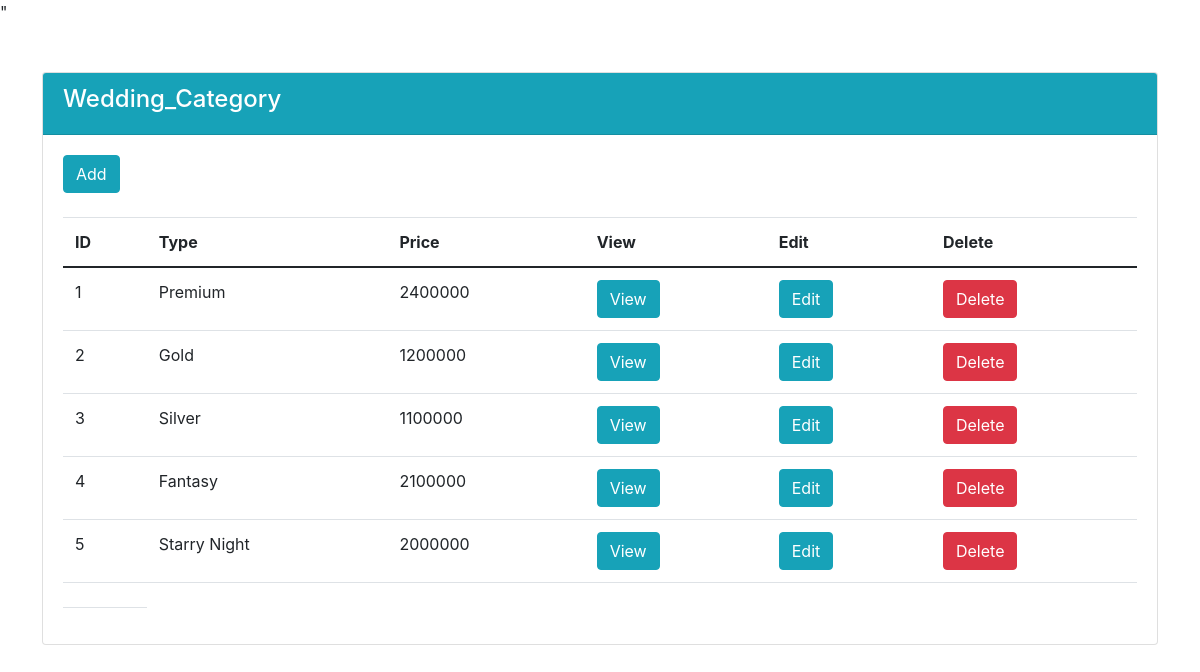
Page /Wedding_category.php on the committed database.
### tables this page shows
CREATE TABLE `wedding_category` (
  `ID` int(11) NOT NULL,
  `Type` varchar(120) DEFAULT NULL,
  `Price` int(11) DEFAULT NULL,
  `Image` varchar(120) DEFAULT NULL
);

### Wedding_category.php (the view, shortened to what this page needs)
<!doctype html>
<html lang="en">
  <head>
  <link rel="stylesheet" href="https://cdn.jsdelivr.net/npm/bootstrap@5.0.2/dist/css/bootstrap.min.css" rel="stylesheet">"
    <link rel="stylesheet" href="https://cdn.jsdelivr.net/npm/bootstrap@4.6.2/dist/css/bootstrap.min.css">
  </head>
  <body>
    <div class="container mt-5">
        <div class="row">
            <div class="col-md-50">
                <div class="card">
                    <div class="card-header bg-info">
                        <h4 class="text-white"> Wedding_Category </h4>
                    </div>
                    <div class="card-body">
                    <a class="btn btn-info" href="/wms/wedding_create.php" role="button">Add</a>
                        <br>
                        <br>
                        <?php
                        include('connection.php');
                        $sql= "select ID,Type,Price from wedding_category";
                        $query_run=mysqli_query($conn,$sql);
                        ?>
                        <table class="table">
                            <thead>
                                <tr>
                                    <th>ID </th>
                                    <th>Type </th>
                                    <th>Price </th>
                                    <th>View </th>
                                    <th>Edit </th>
                                    <th>Delete </th>
                                </tr>
                            </thead>
                            <tbody>
                                <?php
                                if(mysqli_num_rows($query_run)>0){
                                    foreach($query_run as $row){
                                        ?>
                                        <tr>
                                           <td><?php echo $row['ID'];?></td>
                                           <td><?php echo $row['Type'];?></td>
                                           <td><?php echo $row['Price'];?></td>
                                           <td><a href="features.php? Type=<?php echo $row['Type'];?>" class="btn btn-info">View</a></td>
                                           <td><a href="wedding_edit.php? id=<?php echo $row['ID'];?>" class="btn btn-info">Edit</a></td>
                                           <td><a href="delete_category.php? id=<?php echo $row['ID'];?>"class="btn btn-danger">Delete</a></td>
                                        </tr>
                                        <?php
                                    }
                                }else{
                                    ?>
                                    <tr>
                                        <td>No data available</td>
                                    </tr>
                                    <?php
                                }
                                ?>
                                <tr>
                                    <td></td>
                                </tr>
                            </tbody>
                        </table>
                    </div>
                </div>
            </div>
        </div>
</div>
  </body>
</html>

### rows in the picture
wedding_category: ID "1", Type "Premium", Price "2400000"
wedding_category: ID "2", Type "Gold", Price "1200000"
wedding_category: ID "3", Type "Silver", Price "1100000"
wedding_category: ID "4", Type "Fantasy", Price "2100000"
wedding_category: ID "5", Type "Starry Night", Price "2000000"
